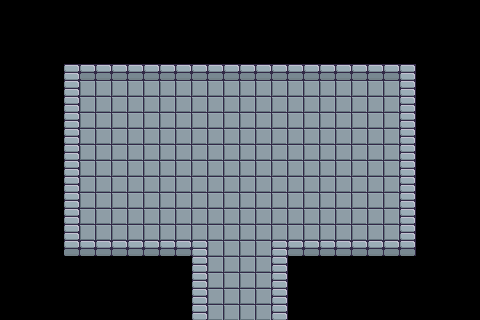

Tiled map render using the project's own tile images. Description and the whole map definition, tile-layer contents included, below:
An orthogonal 30x20 tile map with 16x16 px tiles, 1 tile layer (Tile Layer 1).

<map version="1.2" tiledversion="1.3.3" orientation="orthogonal" renderorder="right-down" width="30" height="20" tilewidth="16" tileheight="16" infinite="0" nextlayerid="2" nextobjectid="1">
 <editorsettings>
  <export target="starting_bottom.lua" format="lua" />
 </editorsettings>
 <tileset firstgid="1" source="../../assets/map/tileset_brootal.tsx" />
 <layer id="1" name="Tile Layer 1" width="30" height="20">
  <data encoding="csv">
0,0,0,0,0,0,0,0,0,0,0,0,0,0,0,0,0,0,0,0,0,0,0,0,0,0,0,0,0,0,
0,0,0,0,0,0,0,0,0,0,0,0,0,0,0,0,0,0,0,0,0,0,0,0,0,0,0,0,0,0,
0,0,0,0,0,0,0,0,0,0,0,0,0,0,0,0,0,0,0,0,0,0,0,0,0,0,0,0,0,0,
0,0,0,0,0,0,0,0,0,0,0,0,0,0,0,0,0,0,0,0,0,0,0,0,0,0,0,0,0,0,
0,0,0,53,4,5,5,5,5,5,5,5,5,5,5,5,5,5,5,5,5,5,5,5,5,4,54,0,0,0,
0,0,0,53,4,2,2,2,2,2,2,2,2,2,2,2,2,2,2,2,2,2,2,2,2,4,54,0,0,0,
0,0,0,53,4,2,2,2,2,2,2,2,2,2,2,2,2,2,2,2,2,2,2,2,2,4,54,0,0,0,
0,0,0,53,4,2,2,2,2,2,2,2,2,2,2,2,2,2,2,2,2,2,2,2,2,4,54,0,0,0,
0,0,0,53,4,2,2,2,2,2,2,2,2,2,2,2,2,2,2,2,2,2,2,2,2,4,54,0,0,0,
0,0,0,53,4,2,2,2,2,2,2,2,2,2,2,2,2,2,2,2,2,2,2,2,2,4,54,0,0,0,
0,0,0,53,4,2,2,2,2,2,2,2,2,2,2,2,2,2,2,2,2,2,2,2,2,4,54,0,0,0,
0,0,0,53,4,2,2,2,2,2,2,2,2,2,2,2,2,2,2,2,2,2,2,2,2,4,54,0,0,0,
0,0,0,53,4,2,2,2,2,2,2,2,2,2,2,2,2,2,2,2,2,2,2,2,2,4,54,0,0,0,
0,0,0,53,4,2,2,2,2,2,2,2,2,2,2,2,2,2,2,2,2,2,2,2,2,4,54,0,0,0,
0,0,0,53,4,2,2,2,2,2,2,2,2,2,2,2,2,2,2,2,2,2,2,2,2,4,54,0,0,0,
0,0,0,53,5,5,5,5,5,5,5,5,4,2,2,2,2,4,5,5,5,5,5,5,5,5,54,0,0,0,
0,0,0,0,0,0,0,0,0,0,0,0,4,2,2,2,2,4,0,0,0,0,0,0,0,0,0,0,0,0,
0,0,0,0,0,0,0,0,0,0,0,0,4,2,2,2,2,4,0,0,0,0,0,0,0,0,0,0,0,0,
0,0,0,0,0,0,0,0,0,0,0,0,4,2,2,2,2,4,0,0,0,0,0,0,0,0,0,0,0,0,
0,0,0,0,0,0,0,0,0,0,0,0,4,2,2,2,2,4,0,0,0,0,0,0,0,0,0,0,0,0
</data>
 </layer>
</map>
